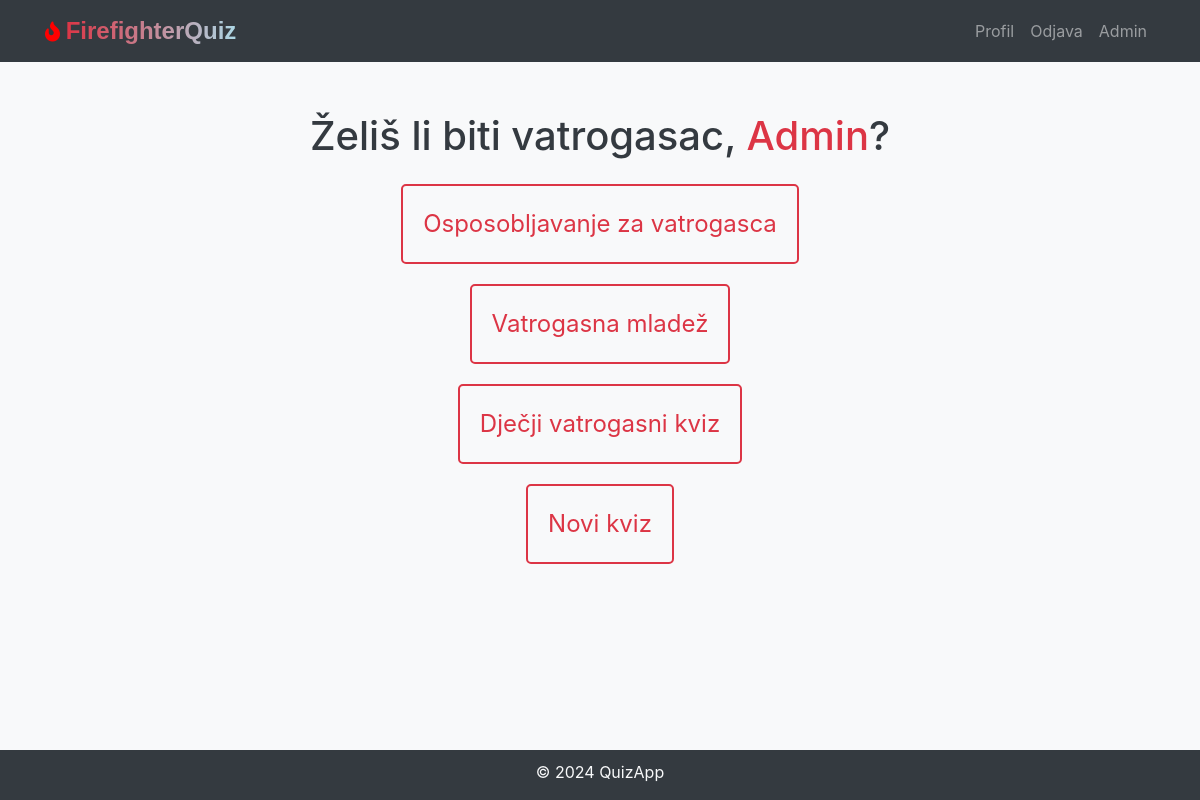
The page /welcome (signed in) on the database its author committed.
### models.py (models this page shows, shortened)
class User(db.Model, UserMixin):
    id = db.Column(db.Integer, primary_key=True)
    username = db.Column(db.String(20), unique=True, nullable=False)
    first_name = db.Column(db.String(50), nullable=False)
    last_name = db.Column(db.String(50), nullable=False)
    email = db.Column(db.String(120), unique=True, nullable=False)
    password_hash = db.Column(db.String(128), nullable=False)
    quiz_scores = db.relationship('QuizScore', backref='user', lazy=True)
    is_admin = db.Column(db.Boolean, default=False, nullable=False)

class Quiz(db.Model):
    id = db.Column(db.Integer, primary_key=True)
    quiz_name = db.Column(db.String(255), nullable=False)  # Ensure this matches your actual database column name
    questions = db.relationship('Question', backref='quiz', lazy=True)
    quiz_scores = db.relationship('QuizScore', backref='quiz', lazy=True)

### views.py (the view)
@views_app.route('/welcome')
@login_required
def welcome():
    quizzes = Quiz.query.all()
    return render_template('welcome.html', username=current_user.username, quizzes=quizzes)

### models.py (called while the page is built)
@login_manager.user_loader
def load_user(user_id):
    return User.query.get(int(user_id))

### templates/welcome.html (shortened to what this page needs)
<!DOCTYPE html>
<html lang="en">
<head>
    <link rel="stylesheet" href="https://maxcdn.bootstrapcdn.com/bootstrap/4.5.2/css/bootstrap.min.css">
    <link rel="stylesheet" href="{{ url_for('static', filename='css/styles-welcome.css') }}">
    <link rel="stylesheet" href="{{ url_for('static', filename='css/styles.css') }}">
    <link rel="stylesheet" href="https://cdnjs.cloudflare.com/ajax/libs/font-awesome/5.15.1/css/all.min.css"  />
</head>
<body>
{% include 'navbar.html' %}
<div class="container-welcome text-center">
    <h1 class="welcome-text text-dark">Želiš li biti vatrogasac, <span style="color: #dc3545;">{{ current_user.first_name }}</span>?</h1>
    <div class="quiz-links mt-4 mx-auto">
        {% for quiz in quizzes %}
            <a href="{{ url_for('views.quiz', quiz_id=quiz.id) }}" class="quiz-block">
                <div class="quiz-link">{{ quiz.quiz_name }}</div>
            </a>
        {% endfor %}
    </div>
</div>
{% include 'footer.html' %}
</body>
</html>

### static/css/styles-welcome.css (style rules this page uses)
body { background-color: #f8f9fa; }
.container-welcome { text-align: center; margin-top: 50px; }
.welcome-text { margin-bottom: 20px; }
.quiz-links { display: flex; justify-content: center; flex-direction: column; align-items: center; }
.quiz-block { flex-basis: 100%; margin-bottom: 20px; padding: 20px; border: 2px solid #dc3545; border-radius: 5px; text-align: center; transition: background-color 0.3s; position: relative; color: #dc3545; }
.quiz-block, .quiz-block:link, .quiz-block:visited, .quiz-block:hover, .quiz-block:active { text-decoration: none; }
.quiz-link { text-decoration: none; font-size: 1.5rem; display: block; position: relative; z-index: 1; }
.quiz-link:before { content: ''; position: absolute; width: 100%; height: 100%; top: 0; left: 0; z-index: -1; }

### static/css/styles.css (style rules this page uses)
body { margin-bottom: 20px; }

### rows shown on the page
User: first_name "Admin"
Quiz: quiz_name "Osposobljavanje za vatrogasca"
Quiz: quiz_name "Vatrogasna mladež"
Quiz: quiz_name "Dječji vatrogasni kviz"
Quiz: quiz_name "Novi kviz"
